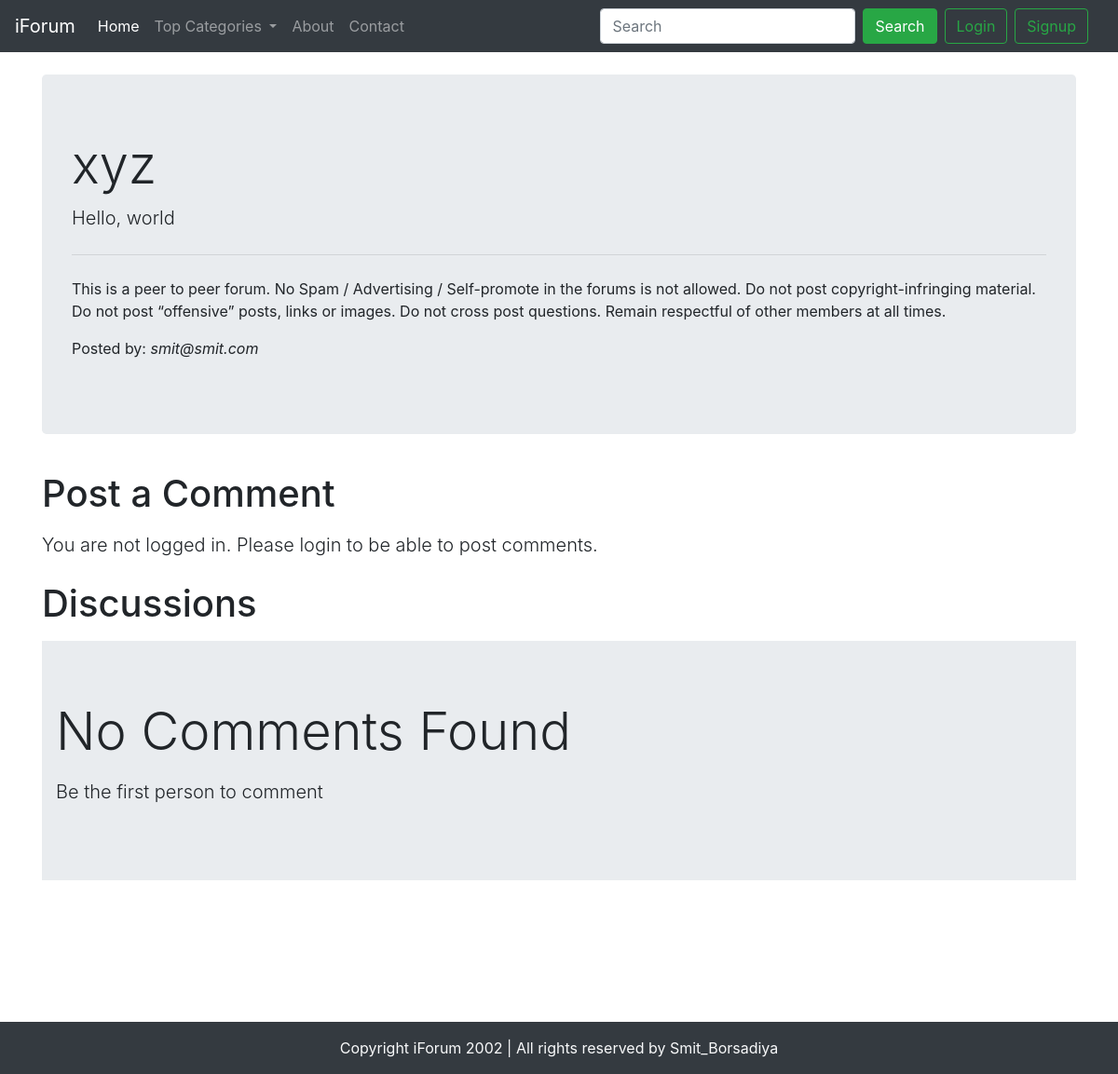
Screenshot of /thread.php?threadid=12 with the database file from the repository.
### tables this page shows
CREATE TABLE `threads` (
  `thread_id` int(7) NOT NULL,
  `thread_title` varchar(255) NOT NULL,
  `thread_desc` text NOT NULL,
  `thread_cat_id` int(7) NOT NULL,
  `thread_user_id` int(7) NOT NULL,
  `timestamp` datetime NOT NULL DEFAULT current_timestamp()
);

CREATE TABLE `users` (
  `sno` int(11) NOT NULL,
  `user_email` varchar(30) NOT NULL,
  `user_pass` varchar(255) NOT NULL,
  `timestamp` datetime NOT NULL DEFAULT current_timestamp()
);

### thread.php (the view, shortened to what this page needs)
<!doctype html>
<html lang="en">
<head>
    <link rel="stylesheet" href="https://stackpath.bootstrapcdn.com/bootstrap/4.5.0/css/bootstrap.min.css"
>
</head>
<body>
    <?php include 'partials/_dbconnect.php';?>
    <?php include 'partials/_header.php';?>
    <?php
    $id = $_GET['threadid'];
    $sql = "SELECT * FROM `threads` WHERE thread_id=$id";
    $result = mysqli_query($conn, $sql);
    while($row = mysqli_fetch_assoc($result)){
        $title = $row['thread_title'];
        $desc = $row['thread_desc'];
        $thread_user_id = $row['thread_user_id'];
        $sql2 = "SELECT user_email FROM `users` WHERE sno='$thread_user_id'";
        $result2 = mysqli_query($conn, $sql2);
        $row2 = mysqli_fetch_assoc($result2);
        $posted_by = $row2['user_email'];
    }
    ?>
    <div class="container my-4">
        <div class="jumbotron">
            <h1 class="display-4"><?php echo $title;?></h1>
            <p class="lead">  <?php echo $desc;?></p>
            <hr class="my-4">
            <p>This is a peer to peer forum. No Spam / Advertising / Self-promote in the forums is not allowed. Do not post copyright-infringing material. Do not post “offensive” posts, links or images. Do not cross post questions. Remain respectful of other members at all times.</p>
            <p>Posted by: <em><?php echo $posted_by; ?></em></p>
        </div>
    </div>
     <?php
    if(isset($_SESSION['loggedin']) && $_SESSION['loggedin']==true){
    echo '<div class="container">
        <h1 class="py-2">Post a Comment</h1>
        <form action= "'. $_SERVER['REQUEST_URI'] . '" method="post">
            <div class="form-group">
                <label for="exampleFormControlTextarea1">Type your comment</label>
                <textarea class="form-control" id="comment" name="comment" rows="3"></textarea>
                <input type="hidden" name="sno" value="'. $_SESSION["sno"]. '">
            </div>
            <button type="submit" class="btn btn-success">Post Comment</button>
        </form>
    </div>';
    }
    else{
        echo '
        <div class="container">
        <h1 class="py-2">Post a Comment</h1>
           <p class="lead">You are not logged in. Please login to be able to post comments.</p>
        </div>
        ';
    }
    ?>
    <div class="container mb-5" id="ques">
        <h1 class="py-2">Discussions</h1>
       <?php
    $noResult = true;
        if($noResult){
            echo '<div class="jumbotron jumbotron-fluid">
                    <div class="container">
                        <p class="display-4">No Comments Found</p>
                        <p class="lead"> Be the first person to comment</p>
                    </div>
                 </div> ';
        }
    ?>
    </div>
    <?php include 'partials/_footer.php';?>
</body>
</html>

### thread.php (style rules this page uses)
#ques { min-height: 433px; }

### rows the page displays
threads: thread_title "xyz", thread_desc "Hello, world"
users: user_email "smit@smit.com"
